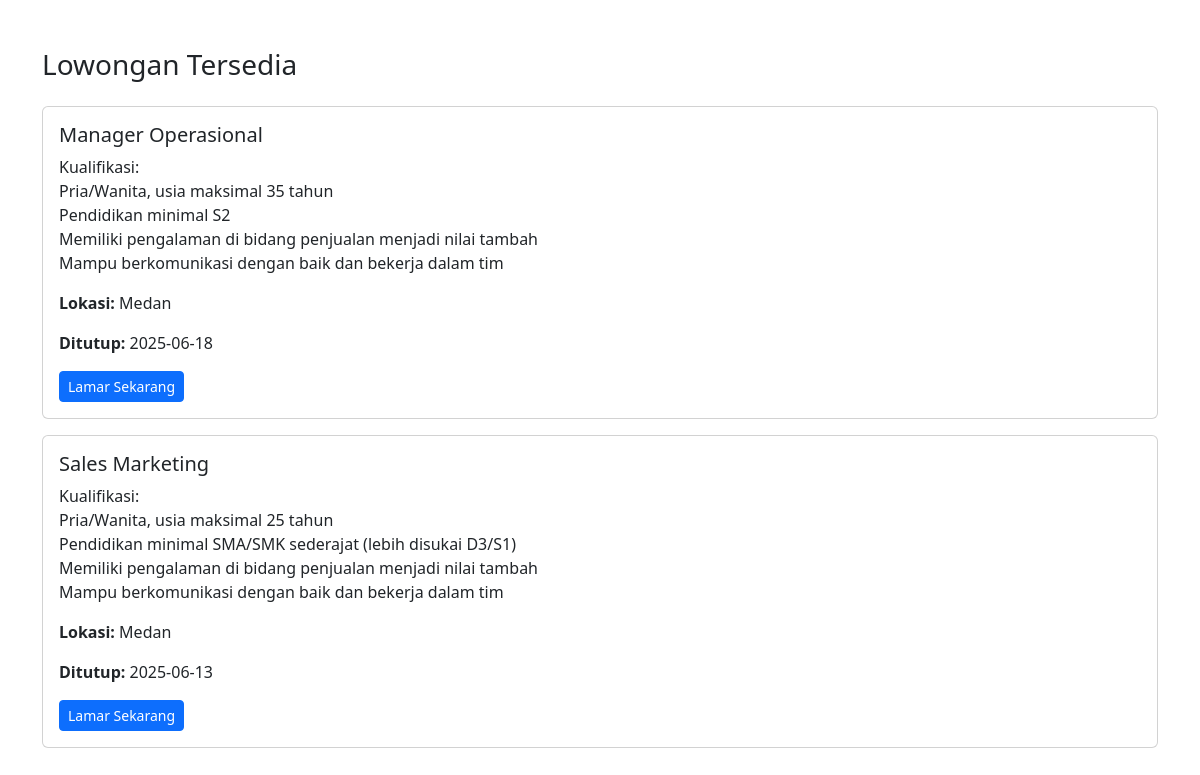
Screenshot of /lowongan_pelamar.php (signed in) with the database file from the repository.
### tables this page shows
CREATE TABLE `lowongan` (
  `ID` int(11) NOT NULL,
  `Posisi` varchar(100) NOT NULL,
  `deskripsi` text NOT NULL,
  `foto_deskripsi` varchar(255) DEFAULT NULL,
  `lokasi` varchar(100) NOT NULL,
  `tanggal_post` date NOT NULL,
  `batas_akhir` date NOT NULL
);

### lowongan_pelamar.php (the view, shortened to what this page needs)
<?php
include 'koneksi.php';
$query = "SELECT * FROM lowongan ORDER BY tanggal_post DESC";
$result = mysqli_query($conn, $query);
?>
<!DOCTYPE html>
<html>
<head>
    <link href="https://cdn.jsdelivr.net/npm/bootstrap@5.3.2/dist/css/bootstrap.min.css" rel="stylesheet">
</head>
<body>
<div class="container mt-5">
    <h3 class="mb-4">Lowongan Tersedia</h3>
    <?php if (mysqli_num_rows($result) > 0): ?>
        <?php while ($row = mysqli_fetch_assoc($result)): ?>
            <div class="card mb-3">
                <div class="card-body">
                    <h5 class="card-title"><?= htmlspecialchars($row['Posisi']) ?></h5>
                    <p class="card-text"><?= nl2br(htmlspecialchars($row['deskripsi'])) ?></p>
                    <p class="card-text"><strong>Lokasi:</strong> <?= htmlspecialchars($row['lokasi']) ?></p>
                    <p class="card-text"><strong>Ditutup:</strong> <?= htmlspecialchars($row['batas_akhir']) ?></p>
                    <a href="lamaran.php?posisi=<?= urlencode($row['Posisi']) ?>" class="btn btn-primary btn-sm">Lamar Sekarang</a>
                </div>
            </div>
        <?php endwhile; ?>
    <?php else: ?>
        <p class="text-muted">Belum ada lowongan tersedia.</p>
    <?php endif; ?>
</div>
</body>
</html>

### rows the page displays
lowongan: Posisi "Manager Operasional", deskripsi "Kualifikasi: Pria/Wanita, usia maksimal 35 tahun Pendidikan minimal S2 Memiliki pengalaman di bidang penjualan menjadi nilai tambah Mampu berkomunikasi dengan baik dan bekerja dalam tim", lokasi "Medan", batas_akhir "2025-06-18"
lowongan: Posisi "Sales Marketing", deskripsi "Kualifikasi: Pria/Wanita, usia maksimal 25 tahun Pendidikan minimal SMA/SMK sederajat (lebih disukai D3/S1) Memiliki pengalaman di bidang penjualan menjadi nilai tambah Mampu berkomunikasi dengan baik dan bekerja dalam tim", lokasi "Medan", batas_akhir "2025-06-13"
